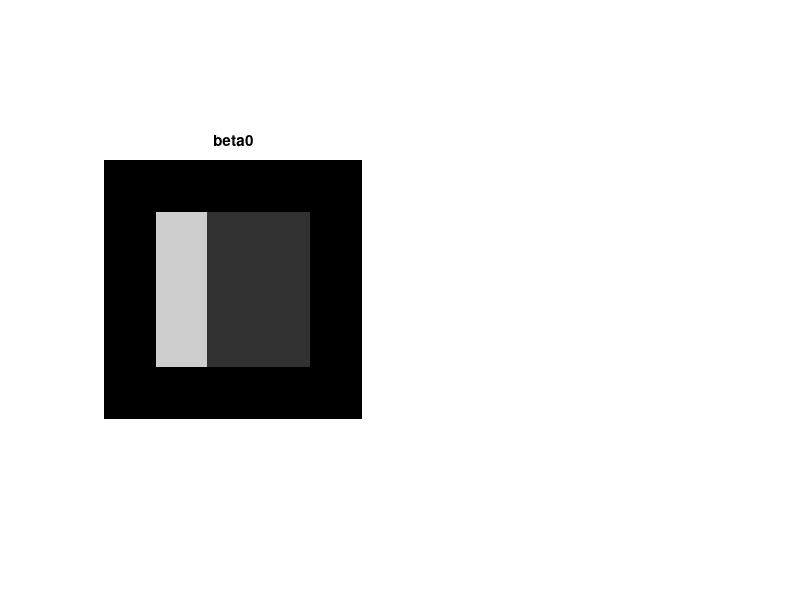

MATLAB code for this plot: (Note: this script raises an error after producing the figure.)
%% This is an example code to use fast_gfl.m
clear all;
close;

%% load 
addpath('./GFL');  % add GFR

% generate a 2d-grid signal as beta0
d1 = 10;
d2 = 10;
d = d1*d2;
beta0_2d = zeros(d1,d2);
randNum=1;
beta0_2d(d1/2-d1/5:d1/2+1+d1/5,d1/2-d1/5:d1/2+1) = 0.8;
beta0_2d(d1/2-d1/5:d1/2+1+d1/5,d1/2:d1/2+1+d1/5) = 0.2;
beta0 = reshape(beta0_2d,d,1);
figure,
subplot(1,2,1);
imshow(beta0_2d);
title('beta0');

% generate the correspoding graph-structure
[nE E_weight E_in E_out] = calc_w_2d(d1,d2);
Graph{1} = nE;                  
Graph{2} = E_weight;            
Graph{3} = E_in;                  
Graph{4} = E_out;

% generate samples
N = 80;
rng(randNum);
X=randn(N,d);       % the data matrix
rng(randNum);
noise=randn(N,1)*0.05;           % 0.05 is a ratio to control noise level
y = X*beta0 + noise;     % the response

%% generalized fused lasso 
rho1 = 0.1;
rho2 = 0.5;
opts.tol = 10^-5;   % tolerance.
opts.maxIter = 1000; % maximum iteration number of optimization.

tic
[beta, funcVal] = fast_gfl(X, y, Graph, rho1, rho2, opts);
t = toc;
e = norm(beta0-beta);
beta_2d = reshape(beta,d1,d2);
subplot(1,2,2);
imshow(beta_2d);
title('recovered beta by GFL');





